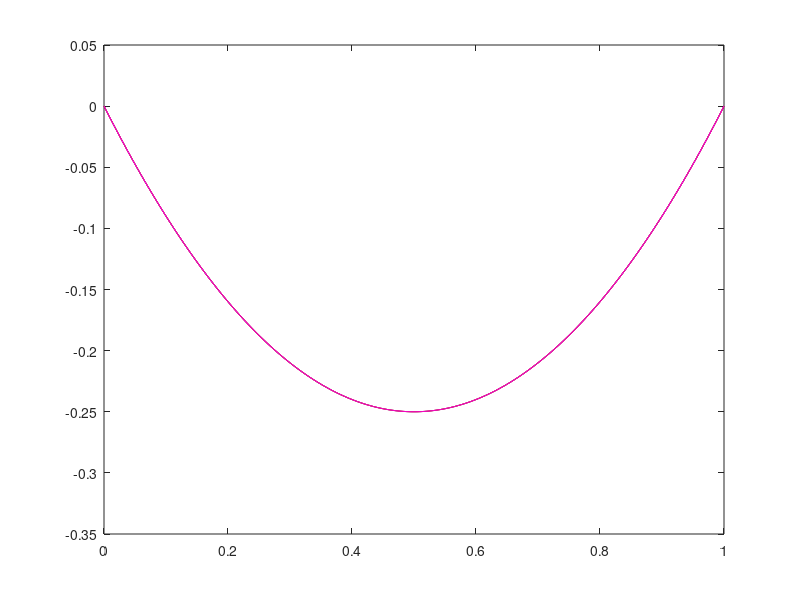
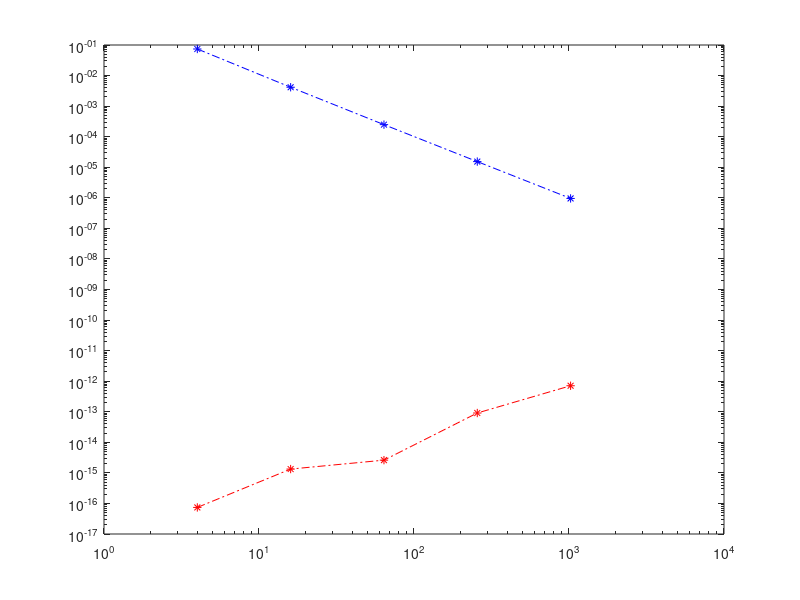

MATLAB code to generate these figures, in order:
function [] = Poisson()

NNODES = 2.^[2:2:10];
i = 1
for nNodes = NNODES
    
    [errE(i), errN(i)] = computeThis(nNodes);
    
    
    figure(222)
    loglog(NNODES(1:i), errE, 'r*-.', NNODES(1:i), errN, 'b*-.')
    
    
    i = i+1;
end


function [errE, errN] = computeThis(nNodes)

figure(1)

x = linspace(0, 1, nNodes)';
% x = sort(rand(1,nNodes))'
x(1) = 0; x(end) = 1;

nNodes = length(x);
Ke = zeros(nNodes, nNodes);
f = zeros(nNodes, 1);

for i = 1:nNodes-1
    h = x(i+1)-x(i);
    index = [i,i+1];
    
    Ke(index,index) =  Ke(index,index) + [1, -1; -1, 1]/h;
    f(index) = f(index) + 2 * [0.5; 0.5]*h;
end
f(1) = 0; f(nNodes) = 0;
Ke(1,:) = 0; Ke(1,1) = 1;
Ke(nNodes,:) = 0; Ke(nNodes,nNodes) = 1;
ue = -Ke\f;

% xa = linspace(0, 1, 1000);
ua = x.*(x-1)
plot(x, ua, 'k')
hold on
plot(x, ue, 'r')



NodalStructure = ConstructNodalStructure(x);
Kn = zeros(nNodes, nNodes);
for nod = 1:nNodes
    index = NodalStructure(nod).NeigNod;
    Kn(index,index) =  Kn(index,index) + NodalStructure(nod).grad'* NodalStructure(nod).grad*NodalStructure(nod).h;
end
Kn(1,:) = 0; Kn(1,1) = 1;
Kn(nNodes,:) = 0; Kn(nNodes,nNodes) = 1;
un = -Kn\f

figure(1)

plot(x, un, 'm')
hold off


% PlotTheGradients(x, NodalStructure)

errE = max(abs(ue-ua))
errN = max(abs(un-ua))


function PlotTheGradients(x, NodalStructure)

thisShape = 4;

figure(33);



for p = 1:length(NodalStructure)
    ind = find(NodalStructure(p).NeigNod == thisShape);
    if ( p > 1)
        xini = 0.5*(x(p)+x(p-1));
    else
        xini = 0;
    end
    if ( p < length(NodalStructure) )
        xfin = 0.5*(x(p)+x(p+1));
    else
        xfin = 1;
    end
    if ( length(ind) == 1)
        plot([xini, xfin], NodalStructure(p).grad(ind)*[1,1], 'k')
        hold on
    else
        plot([xini, xfin], [0,0], 'k')
        hold on
    end
end


if ( thisShape > 1)
    plot([x(thisShape-1), x(thisShape)], [1,1]/(x(thisShape)-x(thisShape-1)), 'r')
end
if ( thisShape < length(NodalStructure) )
    plot([x(thisShape+1), x(thisShape)], [-1,-1]/(x(thisShape+1)-x(thisShape)), 'r')
end
xlim([0, 1])
hold on


hold off


function [NodalStructure] = ConstructNodalStructure(Nodes)
nNodes = length(Nodes);
C = [1:nNodes-1; 2:nNodes]';

h = Nodes(2:end)-Nodes(1:end-1);

for nod = 1:nNodes
    [NeigElements, trash] = find(C == nod);
    NodalStructure(nod).NeigElem = NeigElements;
    NodalStructure(nod).NeigNod = unique( C(NeigElements,:));
    NodalStructure(nod).h = sum( h(NeigElements))/2; 
end

for nod = 1:length(Nodes)
    gradNod = zeros(1, length(NodalStructure(nod).NeigNod));
    
    for neigElem = [NodalStructure(nod).NeigElem]'
        grad = [-1,1]./h(neigElem);
        Celem = C(neigElem,:);
        ind  = grad;
        for jj = 1:2
            ind(jj) = find( NodalStructure(nod).NeigNod == Celem(jj));
        end
        gradNod(ind) = gradNod(ind) + grad* h(neigElem)/2/NodalStructure(nod).h;
    end
    NodalStructure(nod).grad = gradNod;
end